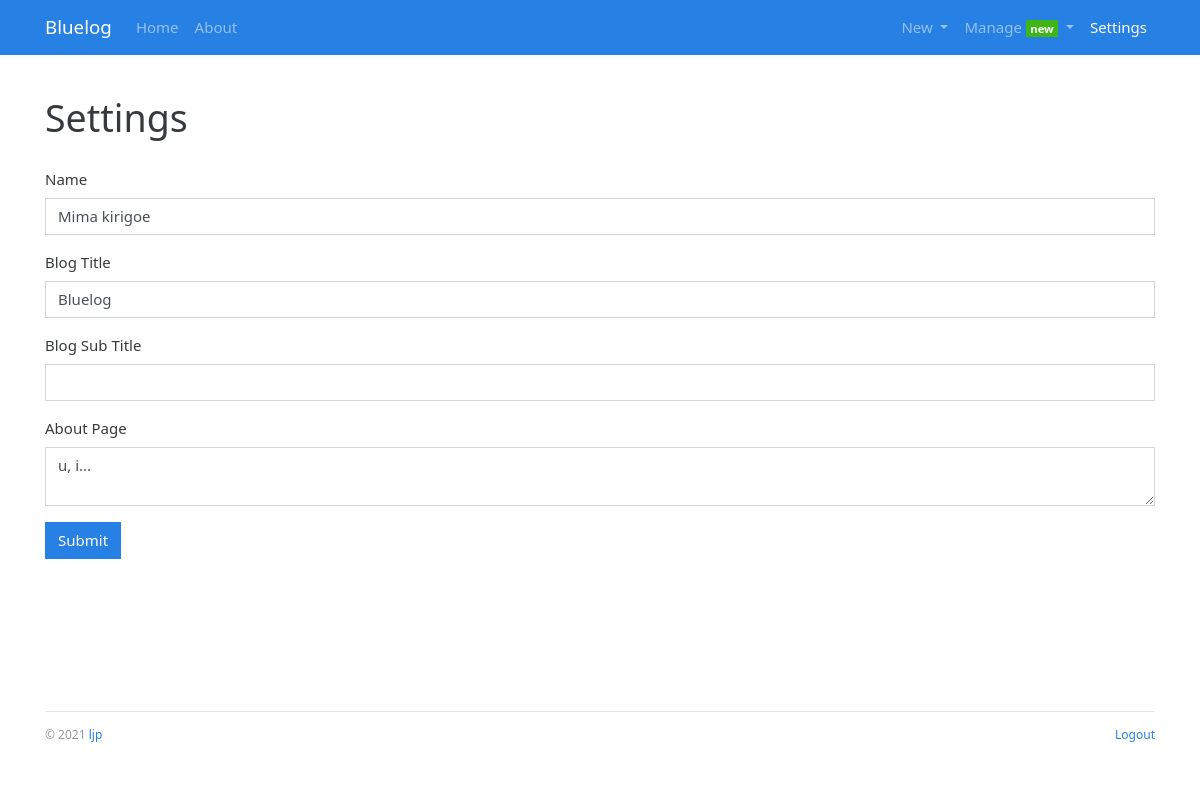
Screenshot of /admin/settings (signed in) with the database file from the repository.
### myblog/models.py (models this page shows, shortened)
class Admin(db.Model,UserMixin):
    id=db.Column(db.Integer,primary_key=True)
    username=db.Column(db.String(20))
    password_hash=db.Column(db.String(128))
    blog_title=db.Column(db.String(60))
    blog_sub_title=db.Column(db.String(100))
    name=db.Column(db.String(30))
    about=db.Column(db.Text)

### myblog/blueprints/admin.py (the view, shortened to what this page needs)
@admin_bp.route('/settings',methods=['GET','POST'])
@login_required
def settings():
    form=SettingForm()
    form.name.data=current_user.name
    form.blog_title.data=current_user.blog_title
    form.blog_sub_title=current_user.blog_sub_title
    form.about.data=current_user.about
    return render_template('admin/settings.html',form=form)

### myblog/forms.py
class SettingForm(FlaskForm):
    name=StringField('Name',validators=[DataRequired(),Length(1,30)])
    blog_title=StringField('Blog Title',validators=[DataRequired(),Length(1,60)])
    blog_sub_title=StringField('Blog Sub Title',validators=[DataRequired(),Length(1,100)])
    about=CKEditorField('About Page',validators=[DataRequired()])
    submit=SubmitField()

### myblog/__init__.py (called while the page is built)
def register_template_context(app):
    @app.context_processor
    def make_template_context():
        admin=Admin.query.first()
        categories=Category.query.order_by(Category.name).all()
        links=Link.query.order_by(Link.name).all()
        if current_user.is_authenticated:
            unread_comments=Comment.query.filter_by(reviewed=False).count()
        else:
            unread_comments=None
        return dict(
            admin=admin,categories=categories,
            links=links,unread_comments=unread_comments
        )

def register_request_handlers(app):
    @app.after_request
    def query_profiler(response):
        for q in get_debug_queries():
            if q.duration >= app.config['BLUELOG_SLOW_QUERY_THRESHOLD']:
                app.logger.warning(
                    'Slow query: Duration: %fs\n Context: %s\nQuery: %s\n '
                    % (q.duration, q.context, q.statement)
                )
        return response

### myblog/extensions.py (called while the page is built)
@login_manager.user_loader
def load_user(user_id):
    from myblog.models import Admin
    user=Admin.query.get(int(user_id))
    return user

### myblog/templates/admin/settings.html (shortened to what this page needs)
{% extends 'base.html' %}
{% from 'bootstrap/form.html' import render_form %}
{% block content %}
    <div class="page-header">
        <h1>Settings</h1>
    </div>
    {{ render_form(form) }}
{% endblock %}

### myblog/templates/base.html (shortened to what this page needs)
{% from 'bootstrap/nav.html' import render_nav_item %}
<!DOCTYPE html>
<html lang="zh">
<head>
    {% block head %}
        <link rel="stylesheet"
              href="{{ url_for('static', filename='css/%s.min.css' % request.cookies.get('theme', 'perfect_blue')) }}"
              type="text/css">
        <link rel="stylesheet" href="{{ url_for('static', filename='css/style.css') }}" type="text/css">
    {% endblock head %}
</head>
<body>
{% block nav %}
    <nav class="navbar navbar-expand-lg navbar-dark bg-primary">
        <div class="container">
            <a class="navbar-brand" href="{{ url_for('blog.index') }}">{{ admin.blog_title }}</a>
            <div class="collapse navbar-collapse" id="navbarColor01">
                <ul class="navbar-nav mr-auto">
                    {{ render_nav_item('blog.index', 'Home') }}
                    {{ render_nav_item('blog.about', 'About') }}
                </ul>
                <ul class="nav navbar-nav navbar-right">
                    {% if current_user.is_authenticated %}
                        <li class="nav-item dropdown">
                            <a href="#" class="nav-link dropdown-toggle" data-toggle="dropdown" role="button"
                               aria-haspopup="true"
                               aria-expanded="false">
                                New
                            </a>
                        </li>
                        <li class="nav-item dropdown">
                            <a href="#" class="nav-link dropdown-toggle" data-toggle="dropdown" role="button"
                               aria-haspopup="true"
                               aria-expanded="false">
                                Manage
                                {% if unread_comments %}
                                    <span class="badge badge-success">new</span>
                                {% endif %}
                            </a>
                        </li>
                        {{ render_nav_item('admin.settings', 'Settings') }}
                    {% endif %}
                </ul>
            </div>
        </div>
    </nav>
{% endblock nav %}
<main class="container">
    <section class="main_content">
    {% block content %}{% endblock content %}
    </section>
    {% block footer %}
        <footer class="footer">
            <p class="float-left">
                <small> &copy; 2021 <a href="http://www.cumt-ljp.ltd">ljp</a>
                </small>
            </p>
            <p class="float-right">
                <small>
                    {% if current_user.is_authenticated %}
                        <a href="{{ url_for('auth.logout', next=request.full_path) }}">Logout</a>
                    {% else %}
                        <a href="{{ url_for('auth.login', next=request.full_path) }}">Login</a>
                    {% endif %}
                </small>
            </p>
        </footer>
    {% endblock footer %}
</main>
</body>
</html>

### myblog/static/css/style.css (style rules this page uses)
nav { margin-bottom: 20px; }
.page-header { padding-top: 20px; padding-bottom: 20px; }
footer { margin-top: 30px; padding: 10px 0 40px; color: #999; border-top: 1px solid #e5e5e5; }
body { display:flex; flex-flow:column; min-height:100vh; }
main { flex:1; display:flex; flex-flow:column; }
.main_content { flex:1; }

### rows the page displays
Admin: blog_title "Bluelog", name "Mima kirigoe", about "u, i..."

### other values shown
{{ render_nav_item('blog.index', 'Home') }} "Home"
{{ render_nav_item('blog.about', 'About') }} "About"
{{ render_nav_item('admin.settings', 'Settings') }} "Settings"
